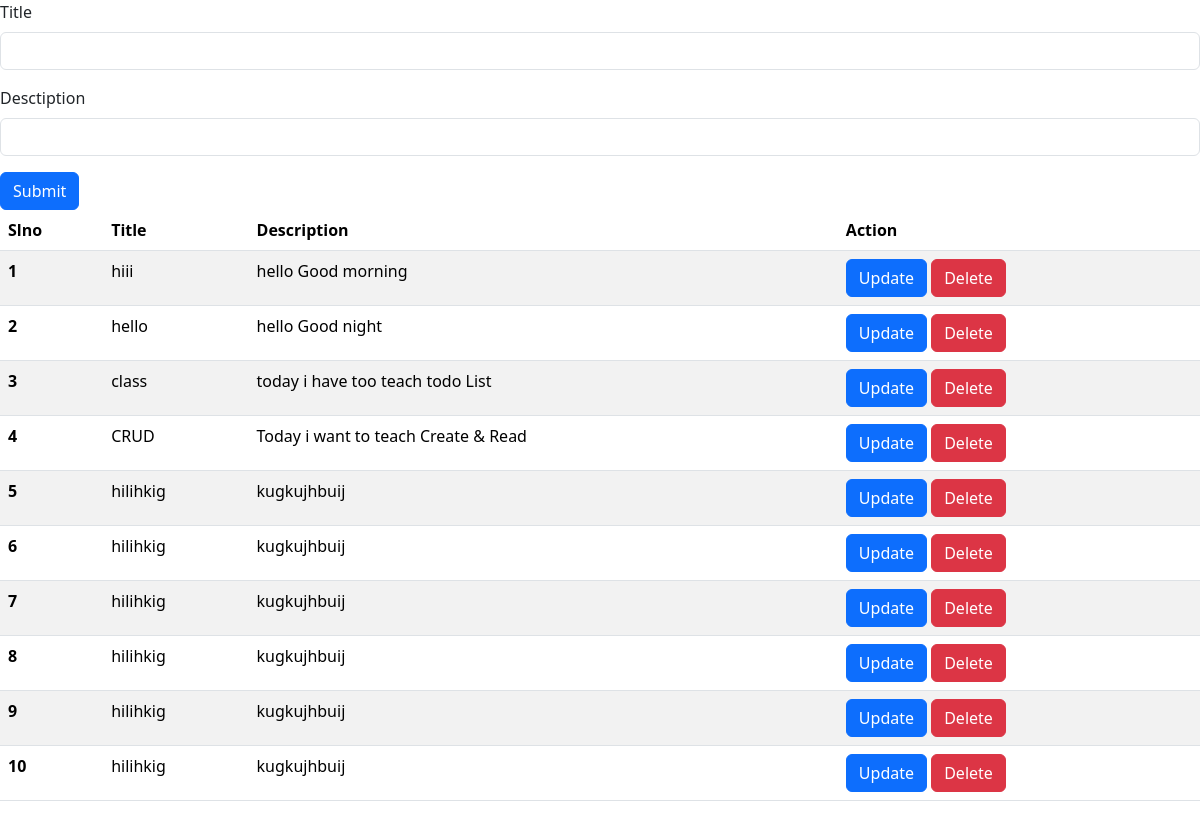
The page / on the database its author committed.
### app/models.py (models this page shows, shortened)
class Todo(models.Model):
    sno = models.IntegerField(primary_key=True)
    title = models.CharField(max_length=50)
    desc = models.CharField(max_length=50)

### app/views.py (the view)
# urls.py: 2. Add a URL to urlpatterns:  path('', views.home, name='home')
def home(request):
    if request.method == 'POST':
        title = request.POST.get('title')
        desc = request.POST.get('desc')
        TO = Todo(title=title, desc=desc)
        TO.save()
    alltodos = Todo.objects.all()
    d = {'alltodos':alltodos}
    return render(request, 'index.html', d)

### templates/index.html (shortened to what this page needs)
<!DOCTYPE html>
<html lang="en">
<head>
    <link href="https://cdn.jsdelivr.net/npm/bootstrap@5.3.3/dist/css/bootstrap.min.css" rel="stylesheet">
</head>
<body>
        <form method="post">
                <div class="mb-3">
                  <label for="exampleInputEmail1" class="form-label">Title</label>
                  <input type="text" class="form-control" id="exampleInputEmail1" aria-describedby="emailHelp" name="title">
                </div>
                <div class="mb-3">
                  <label for="exampleInputPassword1" class="form-label">Desctiption</label>
                  <input type="text" class="form-control" id="exampleInputPassword1" name="desc">
                </div>
                <button type="submit" class="btn btn-primary">Submit</button>
        </form>
        <table class="table table-striped">
            <thead>
              <tr>
                <th scope="col">Slno</th>
                <th scope="col">Title</th>
                <th scope="col">Description</th>
                <th scope="col">Action</th>
              </tr>
            </thead>
            <tbody>
              {% for todo in alltodos %}
              <tr>
                <th scope="row">{{todo.sno}}</th>
                <td>{{todo.title}}</td>
                <td>{{todo.desc}}</td>
                <td><input type="submit"  class="btn btn-primary" value="Update">
                <input type="submit" class="btn btn-danger" value="Delete">
                </td>
              </tr>
              {% endfor %}
            </tbody>
          </table>
</body>
</html>

### rows shown on the page
Todo: sno "1", title "hiii", desc "hello Good morning"
Todo: sno "2", title "hello", desc "hello Good night"
Todo: sno "3", title "class", desc "today i have too teach todo List"
Todo: sno "4", title "CRUD", desc "Today i want to teach Create & Read"
Todo: sno "5", title "hilihkig", desc "kugkujhbuij"
Todo: sno "6", title "hilihkig", desc "kugkujhbuij"
Todo: sno "7", title "hilihkig", desc "kugkujhbuij"
Todo: sno "8", title "hilihkig", desc "kugkujhbuij"
Todo: sno "9", title "hilihkig", desc "kugkujhbuij"
Todo: sno "10", title "hilihkig", desc "kugkujhbuij"
